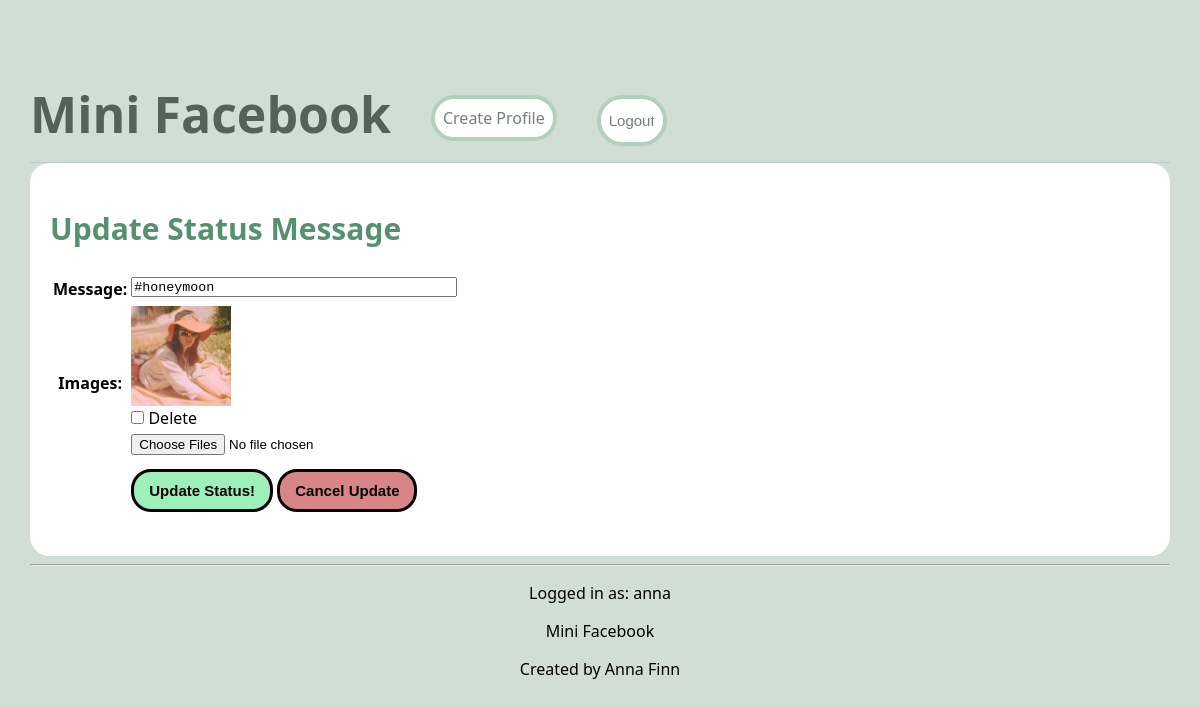
/mini_fb/status/6/update (signed in), run on the app's committed database.
### mini_fb/models.py (models this page shows, shortened)
class StatusMessage(models.Model):
    profile = models.ForeignKey("Profile", on_delete=models.CASCADE)
    message = models.TextField(blank=False)
    timestamp = models.DateTimeField(auto_now=True)
    def get_images(self):
        image = Image.objects.filter(status=self)
        return image

class Image(models.Model):
    status = models.ForeignKey("StatusMessage", on_delete=models.CASCADE)
    image_file = models.ImageField(blank=True)
    timestamp = models.DateTimeField(auto_now=True)

### mini_fb/views.py (the view, shortened to what this page needs)
# urls.py: path(r'status/<int:pk>/update', UpdateStatusView.as_view(), name='update_status'),
class UpdateStatusView(LoginRequiredMixin, UpdateView):
    form_class = UpdateStatusForm
    template_name = "mini_fb/update_status_form.html"
    model = StatusMessage

### mini_fb/forms.py
class UpdateStatusForm (forms.ModelForm):
    class Meta:
        model = StatusMessage
        fields = ['message']
        labels = {
            'message': 'Message:',
        }

### mini_fb/templates/mini_fb/update_status_form.html (shortened to what this page needs)
{% extends 'mini_fb/base.html'  %}
{% block content %}
<div class="box">
    <h2>Update Status Message</h2>
    <form method="POST" enctype="multipart/form-data">
        <table>
            {% for field in form %}
            <tr>
                <th>{{ field.label }}</th>
                <td>{{ field }}</td>
            </tr>
            {% endfor %}
            <tr>
                <th>Images:</th>
                <td>
                    <div class="delete-container">
                        {% for image in statusmessage.get_images %}
                        <div>
                            <img class="delete-img" src="{{ image.image_file.url }}" alt="Image"/>
                            <label>
                                <input type="checkbox" name="delete_images" value="{{ image.pk }}"> Delete
                            </label>
                        </div>
                    {% empty %}
                        <p>No images uploaded.</p>
                    {% endfor %}
                    </div>
                    <input type="file" name="files" multiple>
                </td>
            </tr>
            <tr>
                <td></td>
                <td>
                    <input class="submit" type="submit" name="update_status" value="Update Status!">
                    <form action="{% url 'profile' statusmessage.profile.pk %}">
                        <input class="cancel" type="submit" name="cancel" value="Cancel Update">
                    </form>
                </td>
            </tr>
        </table>
    </form>
</div>
{% endblock %}

### mini_fb/templates/mini_fb/base.html (shortened to what this page needs)
{% load static %}
<html>
    <head>
        <link rel="stylesheet" href="{% static 'mini_fb.css' %}">
    </head>
    <body>
        <header>
            <a class="title" href="{% url 'show_all_profiles' %}">Mini Facebook</a>
            <a class="create" href="{% url 'create_profile' %}">Create Profile</a>
            {% if request.user.is_authenticated %}
                <form method="POST" action="{% url 'logout' %}" class="create">
                    <input type="submit" value="Logout" style="background: none; border: none; cursor: pointer; padding: 0px; color: #767f7e; font-weight: 100;">
                </form>
            {% else %}
                <a class="create" href="{% url 'login' %}">Log in</a>
            {% endif %}
        </header>
    {% block content %}
    {% endblock %}
    <hr>
     {% if request.user.is_authenticated %}
        <p>Logged in as: {{ request.user }}</p>
    {% else %}
        <p>Not logged in</p>
    {% endif %}
    <p> Mini Facebook </p>
    <p> Created by Anna Finn</p>
    </body>
</html>

### static/mini_fb.css (style rules this page uses)
body { margin: 30px; background: #d1ded6; font-family:'Segoe UI', Tahoma, Geneva, Verdana, sans-serif; }
h1, h2, h3 { color: #56906f; }
h2 { font-size: 30px; }
p { color: black; text-align: center; }
header { max-width: 1200px; margin: 0 auto; border-bottom: 1px solid #bbc7c7; display: flex; }
.title { margin-top: 50px; color: #54625a; font-size: 50px; font-weight: bolder; text-decoration: none; }
.create { color: #767f7e; background-color: white; border: 4px solid #b3d0be; border-radius: 30px; padding: 8px; height: fit-content; margin-top: 65px; margin-left: 40px; text-decoration: none; }
input[type="submit"] { font-size: 15px; font-weight: bolder; border: 3px solid black; padding: 10px 15px; border-radius: 20px; height: fit-content; width: fit-content; }
.submit { background-color: rgb(156, 240, 184); }
.cancel { background-color: rgb(216, 133, 133); }
textarea { height: 20px; resize: none; overflow: hidden; margin-bottom: 5px; }
input { margin: 5px auto; }
.delete-img { height: 100px; width: 100px; object-fit: cover; display: block; }
.delete-container { display: flex; flex-wrap: wrap; gap: 10px; / }
.box { margin: 0 auto; background-color: white; max-width: 1200px; padding: 20px; border-radius: 20px; }

### data on the page
StatusMessage: form "#honeymoon"
Image: image_file (picture)

### other printed values
{{ field.label }} "Message:"
{{ request.user }} "anna"
